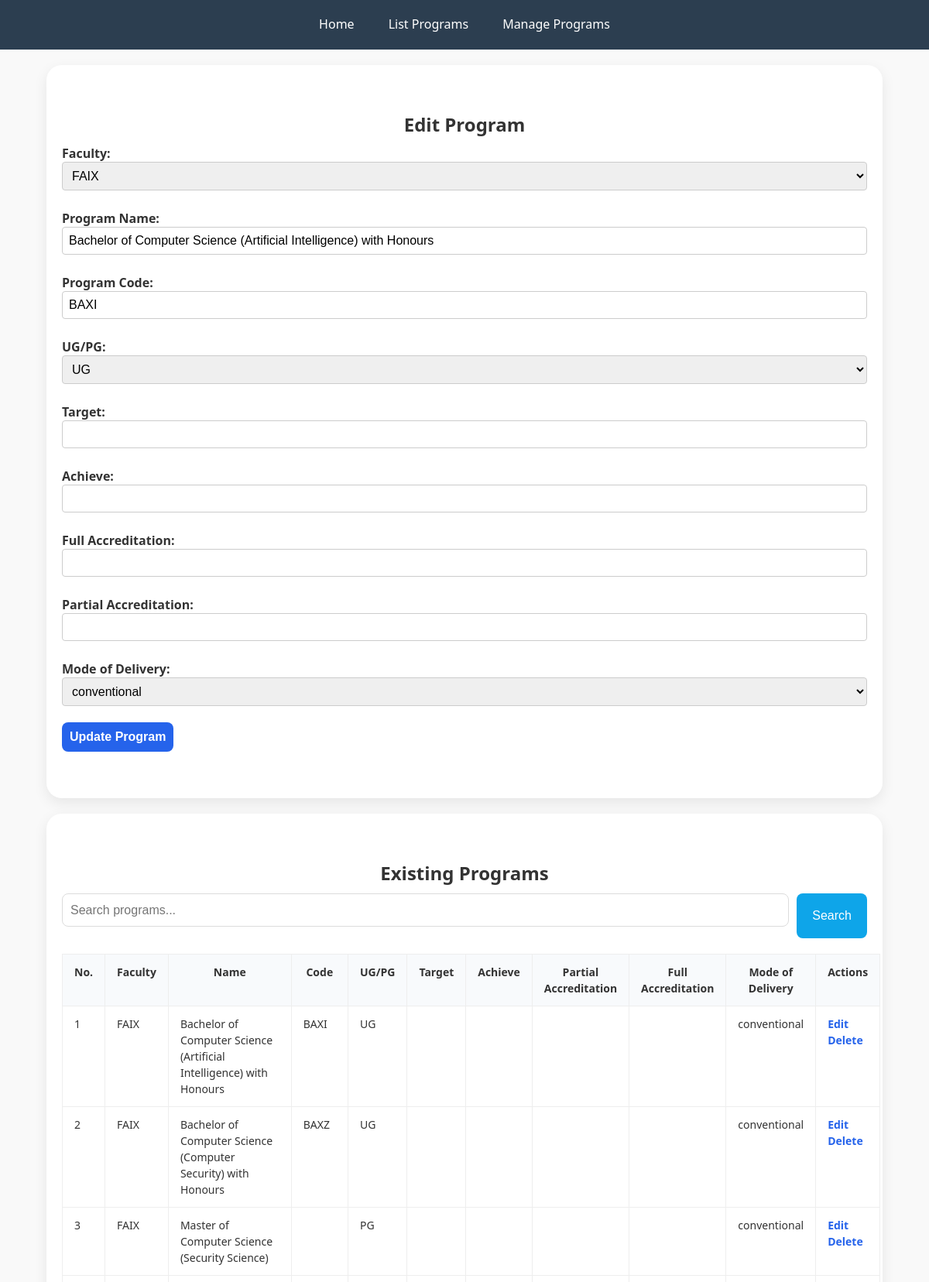
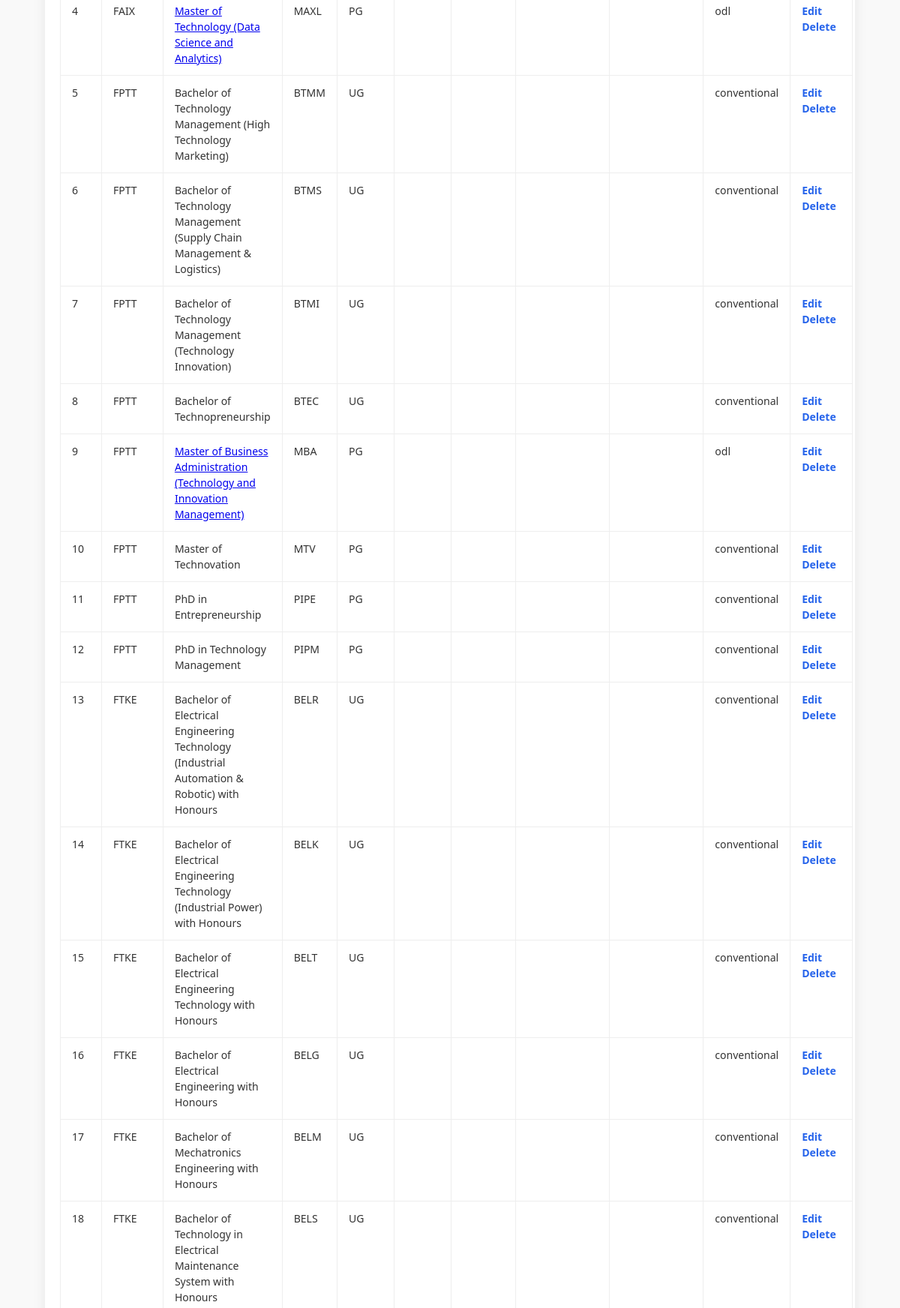
The page /manage_program.php?edit=75 (upper part) on the database its author committed (2 pictures, top to bottom).
### tables this page shows
CREATE TABLE `programs` (
  `id` int(11) NOT NULL,
  `faculty` varchar(100) DEFAULT NULL,
  `program_name` varchar(255) DEFAULT NULL,
  `program_code` varchar(20) DEFAULT NULL,
  `ugpg` varchar(10) DEFAULT NULL,
  `target` int(11) DEFAULT NULL,
  `achieve` int(11) DEFAULT NULL,
  `partial_accreditation` varchar(100) DEFAULT NULL,
  `full_accreditation` varchar(100) DEFAULT NULL,
  `mod_penyampaian` enum('conventional','odl') DEFAULT NULL
);

### manage_program.php (the view, shortened to what this page needs)
<?php
include 'connect.php';
$page = isset($_GET['page']) ? (int)$_GET['page'] : 1;
$limit = 20;
$offset = ($page - 1) * $limit;
$where = "";
$programs = $conn->query("SELECT * FROM programs $where
                          ORDER BY faculty, program_name
                          LIMIT $limit OFFSET $offset");
$editData = null;
if (isset($_GET['edit']) && ctype_digit($_GET['edit'])) {
    $id = (int)$_GET['edit'];
    $stmt = $conn->prepare("SELECT * FROM programs WHERE id = ?");
    $stmt->bind_param("i", $id);
    $stmt->execute();
    $editData = $stmt->get_result()->fetch_assoc();
}
$facultyOptions = $conn->query("SELECT DISTINCT faculty FROM programs ORDER BY faculty");
function h($s){ return htmlspecialchars($s ?? '', ENT_QUOTES, 'UTF-8'); }
?>
<!DOCTYPE html>
<html>
<head>
    <link rel="stylesheet" href="style.css">
</head>
<body>
<div class="navbar">
    <a href="index.php">Home</a>
    <a href="list_programs.php">List Programs</a>
    <a href="manage_program.php" class="active">Manage Programs</a>
</div>
<div class="container">
    <h2><?= !empty($editData) ? 'Edit Program' : 'Add Program' ?></h2>
    <form method="POST" onsubmit="return confirmSave(event, this)">
        <label>Faculty:
            <select name="faculty" required>
                <?php while($f = $facultyOptions->fetch_assoc()): ?>
                    <option value="<?= h($f['faculty']) ?>" <?= (($editData['faculty'] ?? '') === $f['faculty']) ? 'selected' : '' ?>>
                        <?= h($f['faculty']) ?>
                    </option>
                <?php endwhile; ?>
            </select>
        </label>
        <label>Program Name:
            <input type="text" name="program_name" required value="<?= h($editData['program_name'] ?? '') ?>">
        </label>
        <label>Program Code:
            <input type="text" name="program_code" required value="<?= h($editData['program_code'] ?? '') ?>">
        </label>
        <label>UG/PG:
            <select name="ugpg" required>
                <option value="UG" <?= (($editData['ugpg'] ?? '') === 'UG') ? 'selected' : '' ?>>UG</option>
            </select>
        </label>
        <label>Target:
            <input type="text" name="target" required value="<?= h($editData['target'] ?? '') ?>">
        </label>
        <label>Achieve:
            <input type="text" name="achieve" required value="<?= h($editData['achieve'] ?? '') ?>">
        </label>
        <label>Full Accreditation:
            <input type="text" name="full_accreditation" value="<?= h($editData['full_accreditation'] ?? '') ?>">
        </label>
        <label>Partial Accreditation:
            <input type="text" name="partial_accreditation" value="<?= h($editData['partial_accreditation'] ?? '') ?>">
        </label>
        <label>Mode of Delivery:
            <select name="mod_penyampaian" required>
                <option value="conventional" <?= (($editData['mod_penyampaian'] ?? '') === 'conventional') ? 'selected' : '' ?>>conventional</option>
            </select>
        </label>
        <button class="btn" type="submit"><?= !empty($editData) ? 'Update' : 'Add' ?> Program</button>
    </form>
</div>
<div class="container">
    <h2>Existing Programs</h2>
    <form id="searchBox" method="get">
        <input type="text" name="search" placeholder="Search programs..." value="<?= h($_GET['search'] ?? '') ?>">
        <button type="submit">Search</button>
    </form>
    <table>
        <tr>
            <th>No.</th>
            <th>Faculty</th>
            <th>Name</th>
            <th>Code</th>
            <th>UG/PG</th>
            <th>Target</th>
            <th>Achieve</th>
            <th>Partial Accreditation</th>
            <th>Full Accreditation</th>
            <th>Mode of Delivery</th>
            <th>Actions</th>
        </tr>
        <?php
        $num = $offset + 1;
        while($row = $programs->fetch_assoc()): ?>
        <tr>
            <td><?= $num++ ?></td>
            <td><?= h($row['faculty']) ?></td>
            <td>
                <?php if (strtolower($row['mod_penyampaian']) === 'odl'): ?>
                    <a href="odlprogram_detail.php?id=<?= (int)$row['id'] ?>">
                        <?= h($row['program_name']) ?>
                    </a>
                <?php else: ?>
                    <?= h($row['program_name']) ?>
                <?php endif; ?>
            </td>
            <td><?= h($row['program_code']) ?></td>
            <td><?= h($row['ugpg']) ?></td>
            <td><?= h($row['target']) ?></td>
            <td><?= h($row['achieve']) ?></td>
            <td><?= h($row['partial_accreditation']) ?></td>
            <td><?= h($row['full_accreditation']) ?></td>
            <td><?= h($row['mod_penyampaian']) ?></td>
            <td class="actions">
                <a href="?edit=<?= (int)$row['id'] ?>">Edit</a>
                <a href="#" onclick="return confirmDelete(<?= (int)$row['id'] ?>)">Delete</a>
            </td>
        </tr>
        <?php endwhile; ?>
    </table>
</div>
</body>
</html>

### style.css (style rules this page uses)
* { margin: 0; padding: 0; box-sizing: border-box; }
body { font-family: 'Segoe UI', Tahoma, Geneva, Verdana, sans-serif; background-color: #f9f9f9; color: #333; min-height: 100vh; }
h1, h2 { text-align: center; }
.navbar { background-color: #2c3e50; padding: 12px 20px; display: flex; justify-content: center; gap: 20px; }
.navbar a { color: white; text-decoration: none; font-weight: 500; padding: 8px 12px; border-bottom: 2px solid transparent; }
button, input[type="submit"] { background-color: #2980b9; color: white; padding: 8px 16px; border: none; border-radius: 4px; cursor: pointer; font-size: 1rem; }
input[type="text"], select, textarea { width: 100%; padding: 8px; font-size: 1rem; border: 1px solid #ccc; border-radius: 4px; margin-bottom: 15px; }
.container { max-width: 1000px; margin: 0 auto; padding: 20px; }

### manage_program.php (style rules this page uses)
.container { background: #fff; margin: 20px auto; padding: 60px 20px; max-width:90%; border-radius: 20px; box-shadow: 0 6px 18px rgba(0,0,0,0.08); }
h2 { margin: 0 0 10px; }
form label { display: block; margin: 10px 0 6px; font-weight: 600; }
.btn { display: inline-block; background: #2563eb; color: #fff; border: none; padding: 10px 10px; border-radius: 8px; cursor: pointer; text-decoration: none; font-weight: 600; }
table { width: 100%; border-collapse: collapse; margin-top: 20px; font-size: 14px; }
th, td { border: 1px solid #eee; padding: 12px 15px; text-align: left; vertical-align: top; word-wrap: break-word; white-space: normal; line-height: 1.5; }
th { background: #f8fafc; font-weight: 700; text-align: center; }
.actions a { margin: 0 px; color: #2563eb; text-decoration: none; font-weight: 600; }
#searchBox { margin: 10px 0; display: flex; gap: 10px; }
#searchBox input { flex: 1; padding: 10px; border: 1px solid #dcdcdc; border-radius: 8px; }
#searchBox button { padding: 20px; border: none; border-radius: 8px; background: #0ea5e9; color: white; cursor: pointer; font-weight: 500; }

### rows shown on the page
programs: faculty "FAIX", program_name "Bachelor of Computer Science (Artificial Intelligence) with Honours", program_code "BAXI", ugpg "UG", mod_penyampaian "conventional"
programs: faculty "FAIX", program_name "Bachelor of Computer Science (Computer Security) with Honours", program_code "BAXZ", ugpg "UG", mod_penyampaian "conventional"
programs: faculty "FAIX", program_name "Master of Computer Science (Security Science)", ugpg "PG", mod_penyampaian "conventional"
programs: faculty "FAIX", program_name "Master of Technology (Data Science and Analytics)", program_code "MAXL", ugpg "PG", mod_penyampaian "odl"
programs: faculty "FPTT", program_name "Bachelor of Technology Management (High Technology Marketing)", program_code "BTMM", ugpg "UG", mod_penyampaian "conventional"
programs: faculty "FPTT", program_name "Bachelor of Technology Management (Supply Chain Management & Logistics)", program_code "BTMS", ugpg "UG", mod_penyampaian "conventional"
programs: faculty "FPTT", program_name "Bachelor of Technology Management (Technology Innovation)", program_code "BTMI", ugpg "UG", mod_penyampaian "conventional"
programs: faculty "FPTT", program_name "Bachelor of Technopreneurship", program_code "BTEC", ugpg "UG", mod_penyampaian "conventional"
programs: faculty "FPTT", program_name "Master of Business Administration (Technology and Innovation Management)", program_code "MBA", ugpg "PG", mod_penyampaian "odl"
programs: faculty "FPTT", program_name "Master of Technovation", program_code "MTV", ugpg "PG", mod_penyampaian "conventional"
programs: faculty "FPTT", program_name "PhD in Entrepreneurship", program_code "PIPE", ugpg "PG", mod_penyampaian "conventional"
programs: faculty "FPTT", program_name "PhD in Technology Management", program_code "PIPM", ugpg "PG", mod_penyampaian "conventional"
programs: faculty "FTKE", program_name "Bachelor of Electrical Engineering Technology (Industrial Automation & Robotic) with Honours", program_code "BELR", ugpg "UG", mod_penyampaian "conventional"
programs: faculty "FTKE", program_name "Bachelor of Electrical Engineering Technology (Industrial Power) with Honours", program_code "BELK", ugpg "UG", mod_penyampaian "conventional"
programs: faculty "FTKE", program_name "Bachelor of Electrical Engineering Technology with Honours", program_code "BELT", ugpg "UG", mod_penyampaian "conventional"
programs: faculty "FTKE", program_name "Bachelor of Electrical Engineering with Honours", program_code "BELG", ugpg "UG", mod_penyampaian "conventional"
programs: faculty "FTKE", program_name "Bachelor of Mechatronics Engineering with Honours", program_code "BELM", ugpg "UG", mod_penyampaian "conventional"
programs: faculty "FTKE", program_name "Bachelor of Technology in Electrical Maintenance System with Honours", program_code "BELS", ugpg "UG", mod_penyampaian "conventional"
